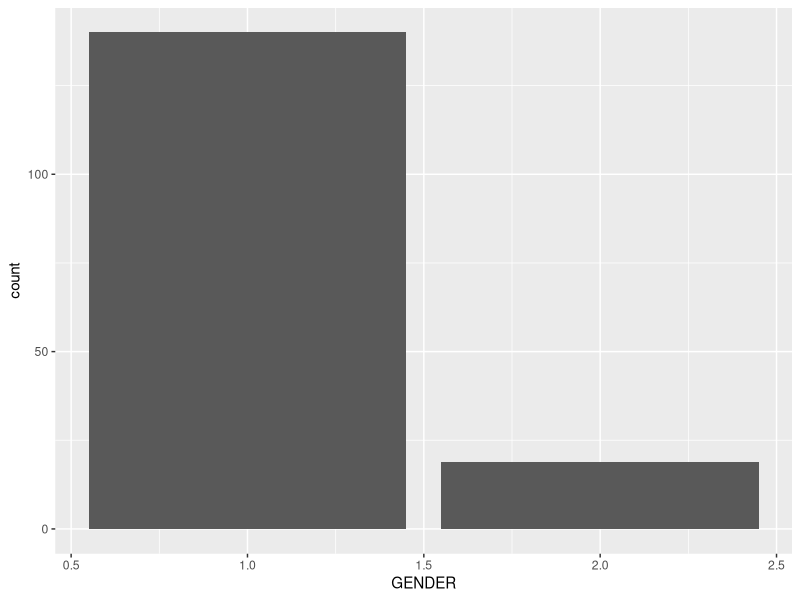
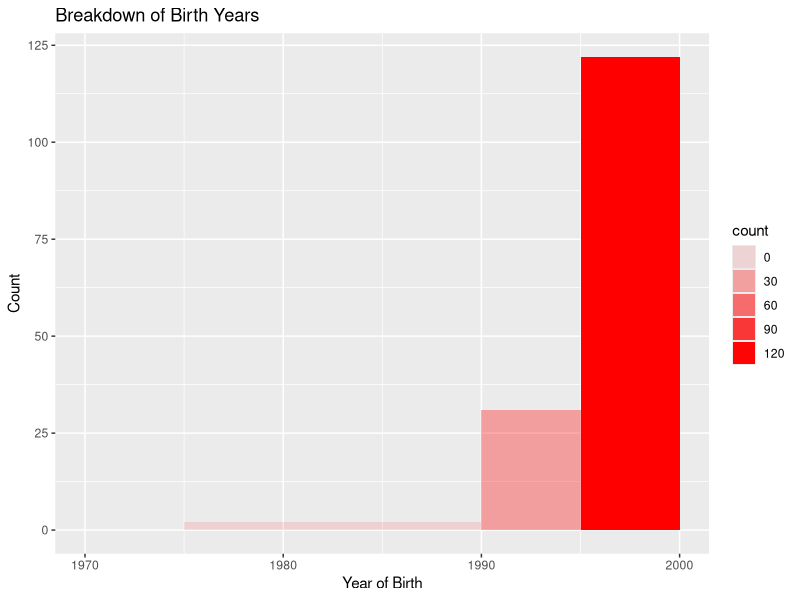
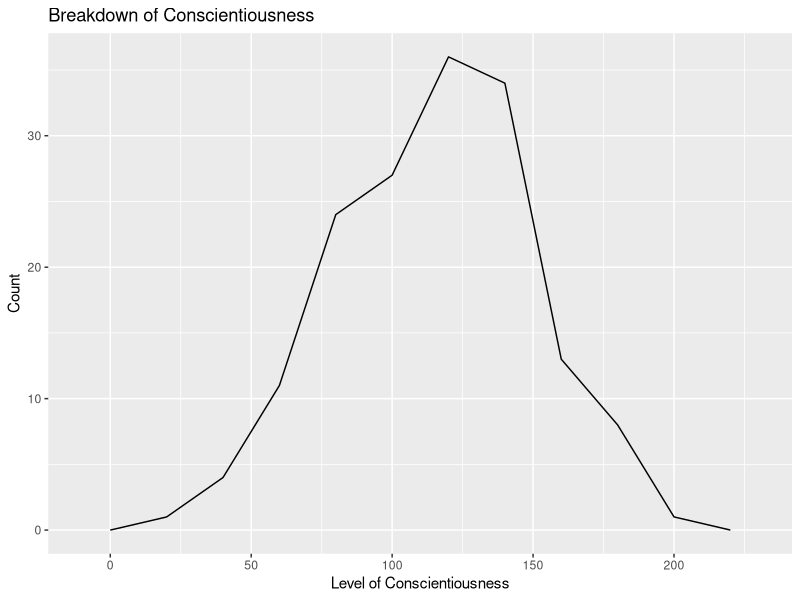
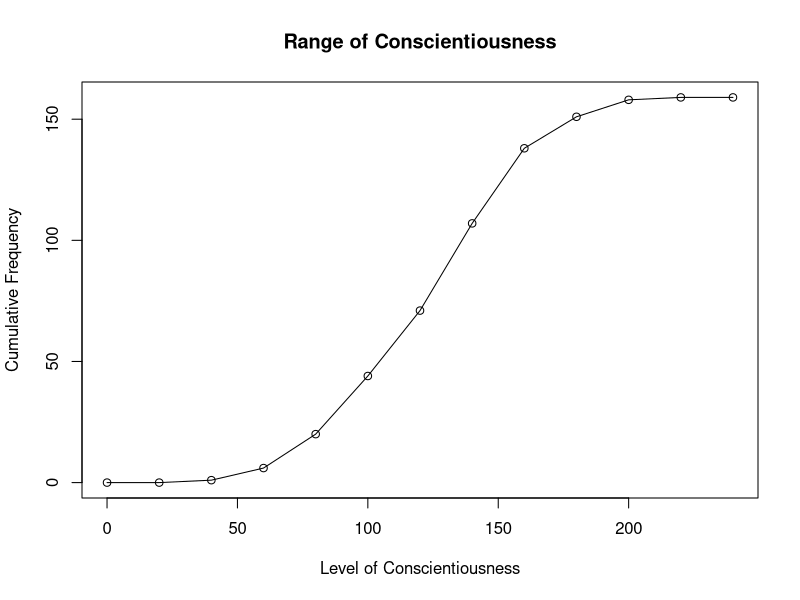
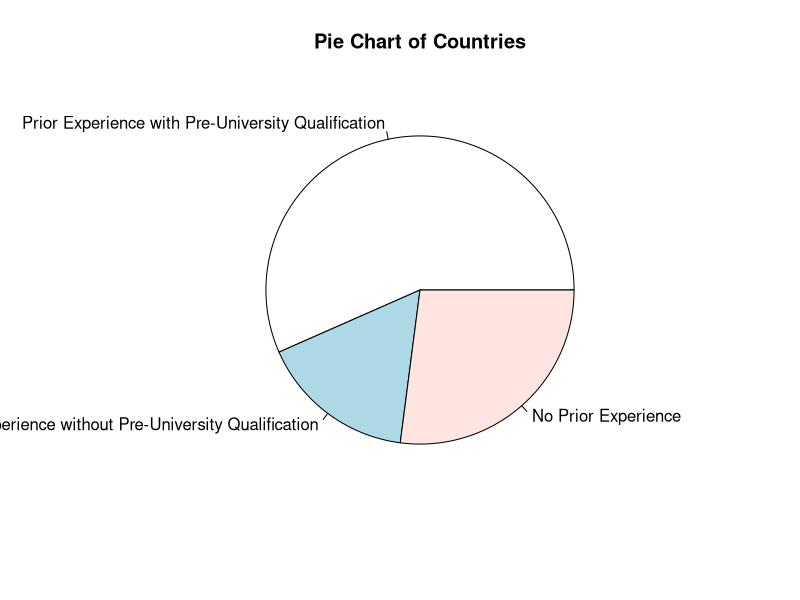
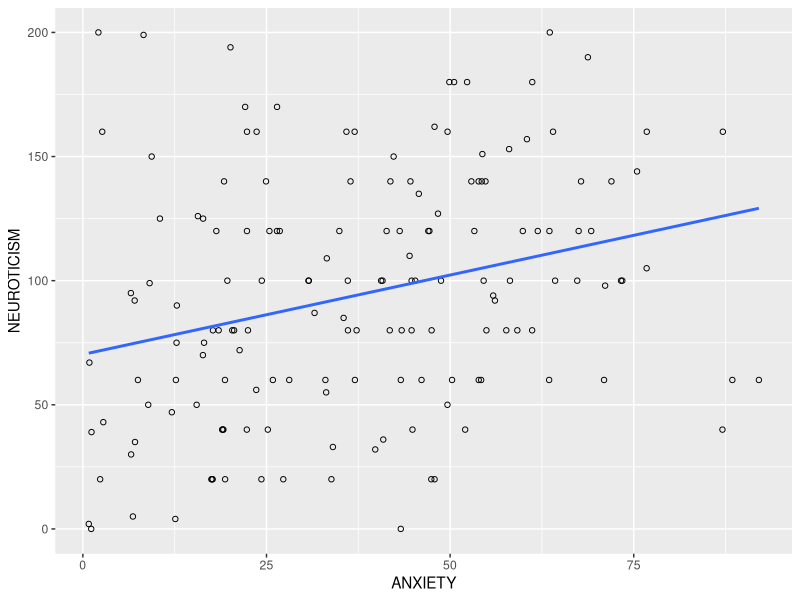
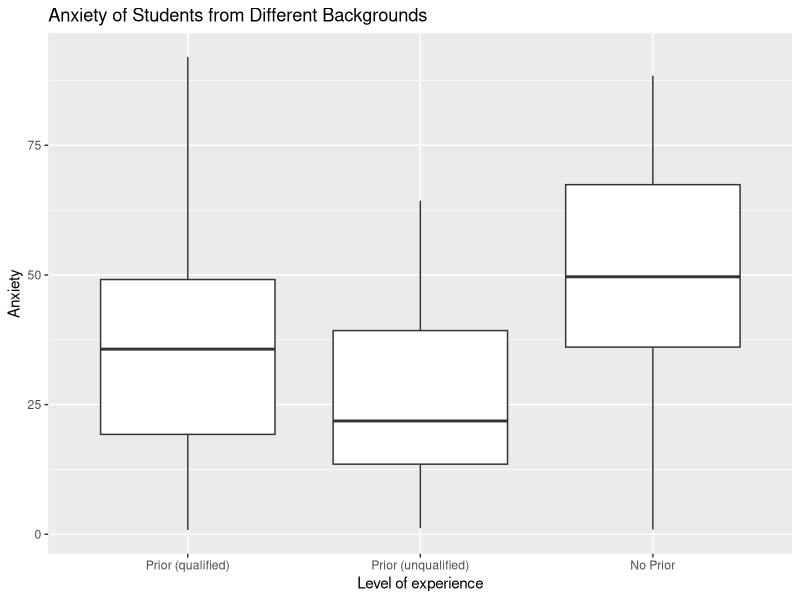

Generate these figures, in order, with R:
## ---- chunk 1
knitr::opts_chunk$set(echo = FALSE, dev = 'pdf')

## ---- chunk 2
library(psych)
library(tidyverse)
## ---- chunk 3
dat <- read_csv('assets/obfuscated_data.csv')
dat
## ---- chunk 4
summary(dat)
## ---- chunk 5
library(psych)
describe(dat$PROCAST)
## ---- chunk 6
cor.test(dat$PROCAST, dat$APTITUDE, method="pearson")
## ---- chunk 7
t.test(dat$ANXIETY~dat$GENDER)
## ---- chunk 8
ggplot(dat, aes(GENDER)) + geom_bar()
## ---- chunk 9
ggplot(
  dat, aes(BIRTH_YEAR)) + geom_histogram(
  breaks=seq(1970, 2000, by =5), 
  fill="red", 
  aes(alpha = ..count..)
) + labs(
  x = "Year of Birth", 
  y = "Count", 
  title = "Breakdown of Birth Years")
## ---- chunk 10
ggplot(dat, aes(CONSCIENTIOUSNESS), stat="count") + geom_freqpoly(binwidth = 20) + labs(x = "Level of Conscientiousness", y = "Count", title = "Breakdown of Conscientiousness")
## ---- chunk 11
par(bg = "white")
cf <- c(0, cumsum(table(cut(dat$CONSCIENTIOUSNESS, seq(0, 240, by=20), right=FALSE))))
plot(seq(0, 240, by=20), cf, main="Range of Conscientiousness", xlab="Level of Conscientiousness",
ylab="Cumulative Frequency") + lines(seq(0, 240, by=20), cf)

## ---- chunk 12
par(bg = "white")
Lbls <- c("Prior Experience with Pre-University Qualification", "Prior Experience without Pre-University Qualification", "No Prior Experience")

# count the number of times a value x appears in the vector
pieValues <- as.data.frame(table(dat$PRIOR_EXP))

# add the labels as new column to dataframe
pieValues$labels = Lbls


pie(pieValues$Freq, labels = pieValues$labels, main="Pie Chart of Countries")
## ---- chunk 13
ggplot(dat, aes(x=ANXIETY, y=NEUROTICISM)) +
    geom_point(shape=1) +    # Use hollow circles
    geom_smooth(method=lm,   # Add linear regression line
                se=FALSE)    # Don't add shaded confidence region
## ---- chunk 14
# add the labels as a new column
dat$P_EXP <- factor(dat$PRIOR_EXP, labels = c("Prior (qualified)", "Prior (unqualified)", "No Prior"))

ggplot(dat, aes(x = P_EXP, y = ANXIETY)) +
  geom_boxplot() + 
  labs(x = "Level of experience", y = "Anxiety", title = "Anxiety of Students from Different Backgrounds")
